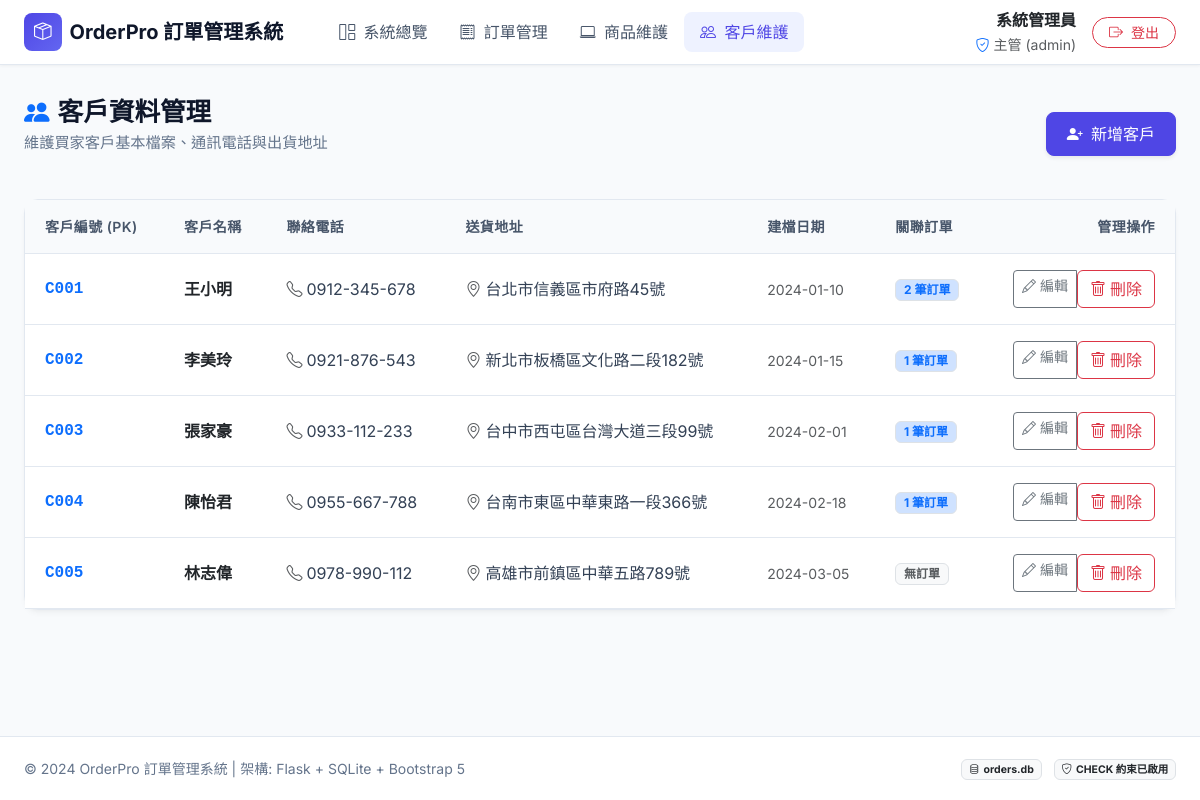
The page /customers (signed in) on the database its author committed.
### tables this page shows
CREATE TABLE customer (
        customer_id TEXT PRIMARY KEY,
        name TEXT NOT NULL,
        phone TEXT,
        address TEXT,
        created_date TEXT NOT NULL DEFAULT (DATE('now'))
    );

### app.py (the view)
@app.route("/customers")
@login_required
def customer_list():
    conn = get_db()
    cursor = conn.cursor()
    cursor.execute("""
    SELECT c.customer_id, c.name, c.phone, c.address, c.created_date,
           COUNT(o.order_id) AS order_count
    FROM customer c
    LEFT JOIN orders o ON c.customer_id = o.customer_id
    GROUP BY c.customer_id
    ORDER BY c.customer_id ASC;
    """)
    customers = cursor.fetchall()
    conn.close()
    return render_template("customers.html", customers=customers)

### app.py (called while the page is built)
def login_required(f):
    @wraps(f)
    def decorated_function(*args, **kwargs):
        if "user" not in session:
            flash("請先登入管理員帳號！", "warning")
            return redirect(url_for("login", next=request.url))
        return f(*args, **kwargs)
    return decorated_function

@app.context_processor
def inject_user():
    return {
        "current_user": session.get("user"),
        "today_str": date.today().isoformat()
    }

### database.py (called while the page is built)
def get_db():
    conn = sqlite3.connect(DB_PATH)
    conn.row_factory = sqlite3.Row
    conn.execute("PRAGMA foreign_keys = ON;")
    return conn

### templates/customers.html (shortened to what this page needs)
{% extends "base.html" %}
{% block content %}
<div class="page-header d-flex flex-column flex-md-row justify-content-between align-items-md-center gap-3">
    <div>
        <h1 class="page-title"><i class="bi bi-people-fill text-primary me-2"></i>客戶資料管理</h1>
        <p class="page-subtitle">維護買家客戶基本檔案、通訊電話與出貨地址</p>
    </div>
    <a href="{{ url_for('customer_new') }}" class="btn btn-primary-custom shadow-sm">
        <i class="bi bi-person-plus-fill me-1"></i> 新增客戶
    </a>
</div>
<div class="card-custom">
    <div class="table-responsive">
        <table class="table table-custom align-middle">
            <thead>
                <tr>
                    <th>客戶編號 (PK)</th>
                    <th>客戶名稱</th>
                    <th>聯絡電話</th>
                    <th>送貨地址</th>
                    <th>建檔日期</th>
                    <th>關聯訂單</th>
                    <th class="text-end">管理操作</th>
                </tr>
            </thead>
            <tbody>
                {% for c in customers %}
                <tr>
                    <td class="fw-bold text-primary font-monospace">{{ c.customer_id }}</td>
                    <td class="fw-semibold text-dark">{{ c.name }}</td>
                    <td>
                        {% if c.phone %}
                            <i class="bi bi-telephone text-muted me-1"></i>{{ c.phone }}
                        {% else %}
                            <span class="text-muted">未填寫</span>
                        {% endif %}
                    </td>
                    <td>
                        {% if c.address %}
                            <i class="bi bi-geo-alt text-muted me-1"></i>{{ c.address }}
                        {% else %}
                            <span class="text-muted">未填寫</span>
                        {% endif %}
                    </td>
                    <td><span class="text-muted small">{{ c.created_date }}</span></td>
                    <td>
                        {% if c.order_count > 0 %}
                            <span class="badge bg-primary-subtle text-primary border">{{ c.order_count }} 筆訂單</span>
                        {% else %}
                            <span class="badge bg-light text-muted border">無訂單</span>
                        {% endif %}
                    </td>
                    <td class="text-end">
                        <div class="btn-group btn-group-sm">
                            <a href="{{ url_for('customer_edit', customer_id=c.customer_id) }}" class="btn btn-outline-secondary">
                                <i class="bi bi-pencil me-1"></i>編輯
                            </a>
                            <form method="POST" action="{{ url_for('customer_delete', customer_id=c.customer_id) }}" class="d-inline" onsubmit="return confirm('確定要刪除客戶 [{{ c.customer_id }}] {{ c.name }} 嗎？');">
                                <button type="submit" class="btn btn-outline-danger">
                                    <i class="bi bi-trash me-1"></i>刪除
                                </button>
                            </form>
                        </div>
                    </td>
                </tr>
                {% else %}
                <tr>
                    <td colspan="7" class="text-center py-4 text-muted">目前暫無客戶資料</td>
                </tr>
                {% endfor %}
            </tbody>
        </table>
    </div>
</div>
{% endblock %}

### static/css/style.css (style rules this page uses)
:root { --primary-color: #4f46e5; --primary-hover: #4338ca; --primary-light: #eef2ff; --dark-slate: #0f172a; --sidebar-bg: #1e293b; --body-bg: #f8fafc; --card-bg: #ffffff; --border-color: #e2e8f0; --text-main: #1e293b; --text-muted: #64748b; --success-color: #10b981; --warning-color: #f59e0b; --info-color: #0ea5e9; --danger-color: #ef4444; }
body { font-family: 'Inter', 'Noto Sans TC', -apple-system, BlinkMacSystemFont, "Segoe UI", Roboto, sans-serif; background-color: var(--body-bg); color: var(--text-main); min-height: 100vh; display: flex; flex-direction: column; }
.page-header { margin-bottom: 1.75rem; }
.page-title { font-weight: 700; font-size: 1.6rem; color: var(--dark-slate); margin-bottom: 0.25rem; }
.page-subtitle { color: var(--text-muted); font-size: 0.95rem; }
.card-custom { background: var(--card-bg); border: 1px solid var(--border-color); border-radius: 14px; box-shadow: 0 4px 6px -1px rgba(0, 0, 0, 0.04), 0 2px 4px -2px rgba(0, 0, 0, 0.04); transition: transform 0.2s ease, box-shadow 0.2s ease; }
.table-custom { margin-bottom: 0; }
.table-custom thead th { background-color: #f8fafc; color: #475569; font-weight: 600; font-size: 0.875rem; text-transform: uppercase; letter-spacing: 0.03em; padding: 1rem 1.25rem; border-bottom: 1px solid var(--border-color); }
.table-custom tbody td { padding: 1rem 1.25rem; vertical-align: middle; border-bottom: 1px solid var(--border-color); color: #334155; }
.btn-primary-custom { background-color: var(--primary-color); border-color: var(--primary-color); color: #ffffff; font-weight: 500; border-radius: 8px; padding: 0.55rem 1.25rem; transition: all 0.2s ease; }

### rows shown on the page
customer: customer_id "C001", name "王小明", phone "0912-345-678", address "台北市信義區市府路45號", created_date "2024-01-10", order_count "2"
customer: customer_id "C002", name "李美玲", phone "0921-876-543", address "新北市板橋區文化路二段182號", created_date "2024-01-15", order_count "1"
customer: customer_id "C003", name "張家豪", phone "0933-112-233", address "台中市西屯區台灣大道三段99號", created_date "2024-02-01", order_count "1"
customer: customer_id "C004", name "陳怡君", phone "0955-667-788", address "台南市東區中華東路一段366號", created_date "2024-02-18", order_count "1"
customer: customer_id "C005", name "林志偉", phone "0978-990-112", address "高雄市前鎮區中華五路789號", created_date "2024-03-05", shows "無訂單"

### other values the page prints
{{ current_user.name }} "系統管理員"
{{ current_user.role }} "主管"
{{ current_user.username }} "admin"
